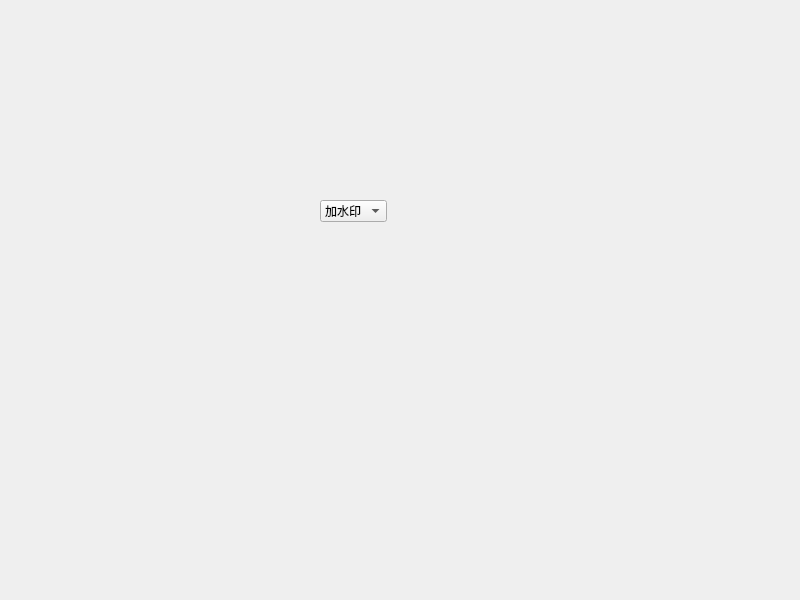
<?xml version="1.0" encoding="UTF-8"?>
<ui version="4.0">
 <class>MainWindow</class>
 <widget class="QMainWindow" name="MainWindow">
  <property name="geometry">
   <rect>
    <x>0</x>
    <y>0</y>
    <width>800</width>
    <height>600</height>
   </rect>
  </property>
  <property name="windowTitle">
   <string>MainWindow</string>
  </property>
  <widget class="QWidget" name="centralwidget">
   <widget class="QComboBox" name="comboBox">
    <property name="geometry">
     <rect>
      <x>320</x>
      <y>200</y>
      <width>67</width>
      <height>22</height>
     </rect>
    </property>
    <item>
     <property name="text">
      <string>加水印</string>
     </property>
    </item>
    <item>
     <property name="text">
      <string>解水印</string>
     </property>
    </item>
   </widget>
  </widget>
 </widget>
 <resources/>
 <connections/>
</ui>
